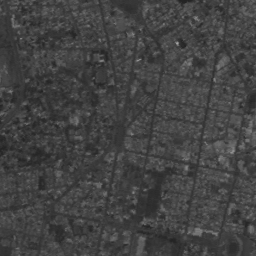
#> input picture Taller 2/images/QUITO.png, 256 x 256 px
$ jupyter execute Punto1.ipynb
#> lines starting #> are read from the running program, lines starting #| are printed output that depends on the picture
[cell 1]
import cv2
import matplotlib.pyplot as plt
import numpy as np

# Cargue la imagen de trabajo y visualícela.

[cell 2]
quito = cv2.imread("./images/QUITO.png")
#> quito is the input picture: shape (256, 256, 3); min 35, max 166, mean 66.3

plt.imshow(quito, cmap= 'gray', vmin = 0, vmax= 255)
plt.show()

# Visualice el histograma de la imagen. Describa su forma. ¿Cuáles son los niveles de gris mínimo y máximo?.

[cell 3]
hist = cv2.calcHist([quito],[0],None,[256],[0,256])
#> hist = 256 values, max 2369 at index 62, min 0 at index 0, mean 256
plt.plot(hist)
plt.show()
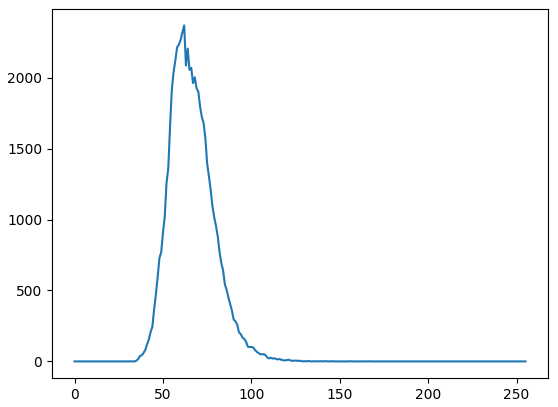
#> figure drawn by matplotlib, 1 panel; curve peaks at x = 62, y = 2369

[cell 4]
min = float("inf")
max = -float("inf")

for i in range(len(quito)):
    for j in range(len(quito[i])):
        if quito[i][j][0] > max:
            max = quito[i][j][0]
        if quito[i][j][0] < min:
            min = quito[i][j][0]
#> after the loop, max = 166; min = 35
min,max = int(min), int(max)
min,max
#> Out = (35, 166)

Se puede observar en el histograma que el rango de colores es muy limitado, esto debido a que en el histograma solo se observan colores entre el rango  de 35 y 166, el resto de colores tienen 0% de representación. Es por esto que la forma del histograma muestra una sola "montaña" en su forma y el resto de colores fuera de la montaña tienen un valor de 0. El nivel de gris minimo es de 35 y el máximo es de 166.

# Efectúe una expansión del contraste, visualice la imagen resultado y el histograma correspondiente. ¿En qué consiste la mejora de la imagen?

[cell 5]
def get_ab(li, ls):
#> called with li = 35, ls = 166
    b = ((255 * li)/(li - ls))
#> b = -68.13
    a = (255/(ls - li))
#> a = 1.95
    return a,b

[cell 6]
a,b = get_ab(min,max)
#> a = 1.95; b = -68.13
expansion = cv2.convertScaleAbs(quito, alpha= a, beta= b)
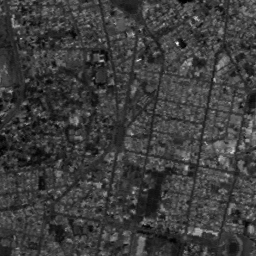
#> expansion: shape (256, 256, 3); min 0, max 255, mean 61
plt.imshow(expansion, cmap= 'gray', vmin = 0, vmax= 255)
plt.show()

[cell 7]
hist = cv2.calcHist([expansion],[0],None,[256],[0,256])
#> hist = 256 values, max 2369 at index 53, min 0 at index 1, mean 256
plt.plot(hist)
plt.show()
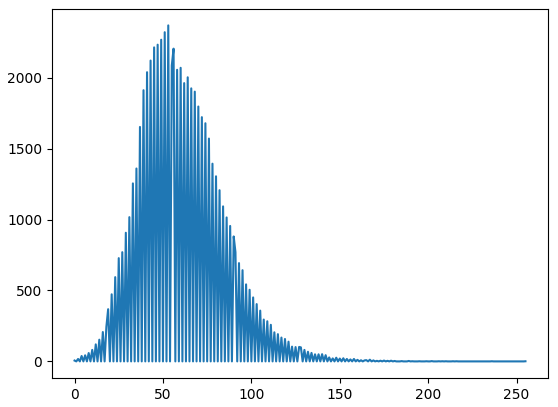
#> figure drawn by matplotlib, 1 panel; curve peaks at x = 53, y = 2369

Después de aplicar la transformación se puede observar que la imagen aumenta su nitidez y se puede apreciar más facilmente las calles de la ciudad y las divisiones dentro de las cuadras de la ciudad.

# Efectúe 3 calibraciones diferentes del histograma sobre la imagen original, entre los valores 50-100, 40-120 y 35-166. Visualice los resultados.

[cell 8]
a,b = get_ab(50,100)
expansion_1 = cv2.convertScaleAbs(quito, alpha= a, beta= b)
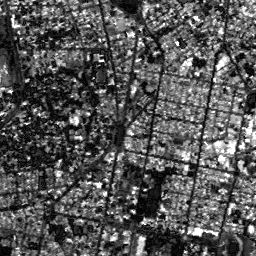
#> expansion_1: shape (256, 256, 3); min 0, max 255, mean 85.2
hist_1 = cv2.calcHist([expansion_1],[0],None,[256],[0,256])
#> hist_1 = 256 values, max 2412 at index 61, min 0 at index 1, mean 256

a,b = get_ab(40,120)
expansion_2 = cv2.convertScaleAbs(quito, alpha= a, beta= b)
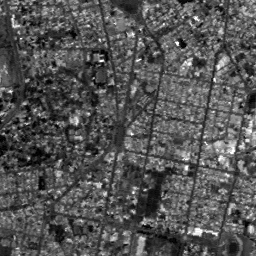
#> expansion_2: shape (256, 256, 3); min 0, max 255, mean 83.9
hist_2 = cv2.calcHist([expansion_2],[0],None,[256],[0,256])
#> hist_2 = 256 values, max 2369 at index 70, min 0 at index 1, mean 256

a,b = get_ab(35,166)
expansion_3 = cv2.convertScaleAbs(quito, alpha= a, beta= b)
hist_3 = cv2.calcHist([expansion_3],[0],None,[256],[0,256])
#> hist_3 has the same summary as hist

fig, axes = plt.subplots(2,3, figsize = (20,15))
axes[0][0].imshow(expansion_1, cmap= 'gray', vmin = 0, vmax= 255)
axes[0][0].set_title('50,100')
axes[1][0].plot(hist_1)

axes[0][1].imshow(expansion_2, cmap= 'gray', vmin = 0, vmax= 255)
axes[0][1].set_title('40,120')
axes[1][1].plot(hist_2)

axes[0][2].imshow(expansion_3, cmap= 'gray', vmin = 0, vmax= 255)
axes[0][2].set_title('35,166')
axes[1][2].plot(hist_3)

plt.show()
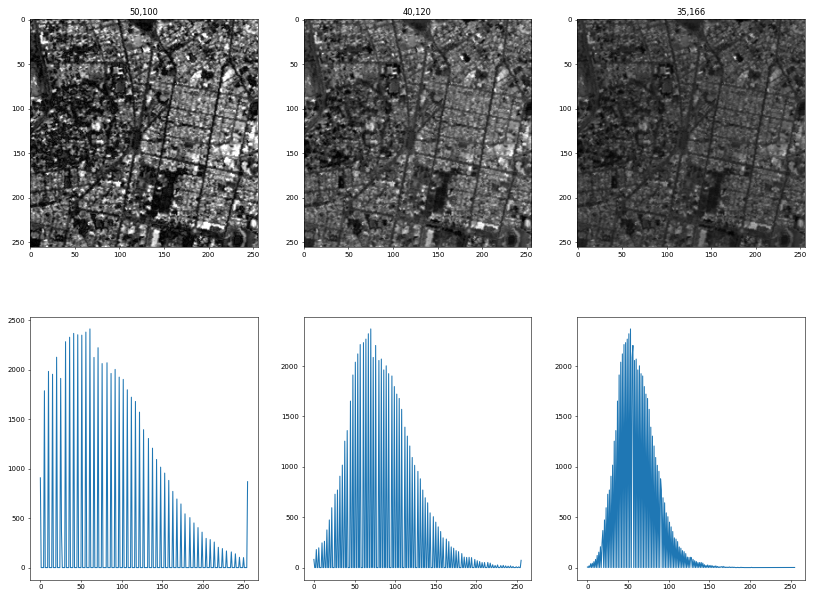
#> figure drawn by matplotlib, 6 panels; panel 4: curve peaks at x = 61, y = 2412; panel 5: curve peaks at x = 70, y = 2369; panel 6: curve peaks at x = 53, y = 2369

$ run again, with Taller 2/images/ANGIO.png copied over Taller 2/images/QUITO.png
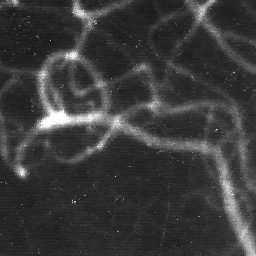
#> input picture Taller 2/images/ANGIO.png, 256 x 256 px
#> quito is the input picture: shape (256, 256, 3); min 20, max 255, mean 58.9
#> `hist = cv2.calcHist([quito],[0],None,[256],[0,256])`: hist = 256 values, max 3291 at index 39, min 0 at index 0, mean 256
#> after the loop `for i in range(len(quito)):`: max = 255; min = 20
#> Out = (20, 255)
#> in get_ab, `b = ((255 * li)/(li - ls))`: b = -21.7
#> in get_ab, `a = (255/(ls - li))`: a = 1.09
#> `a,b = get_ab(min,max)`: b = -21.7
#> `hist = cv2.calcHist([expansion],[0],None,[256],[0,256])`: hist = 256 values, max 3291 at index 21, min 0 at index 1, mean 256
#> `expansion_1 = cv2.convertScaleAbs(quito, alpha= a, beta= b)`:
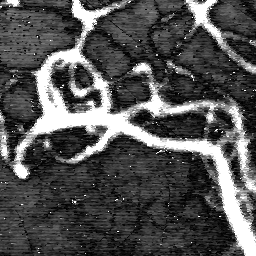
#> expansion_1: shape (256, 256, 3); min 0, max 255, mean 82.4
#> hist_1 = 256 values, max 6606 at index 255, min 0 at index 1, mean 256
#> hist_2 = 256 values, max 5906 at index 3, min 0 at index 1, mean 256
#> `expansion_3 = cv2.convertScaleAbs(quito, alpha= a, beta= b)`:
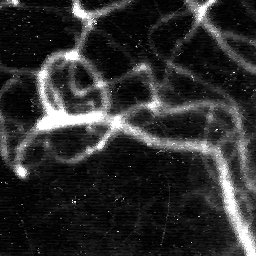
#> expansion_3: shape (256, 256, 3); min 0, max 255, mean 45.8
#> hist_3 = 256 values, max 4081 at index 8, min 0 at index 1, mean 256

$ run again, with Taller 2/images/BOUGIES.png copied over Taller 2/images/QUITO.png
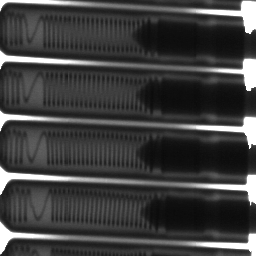
#> input picture Taller 2/images/BOUGIES.png, 256 x 256 px
#> quito is the input picture: shape (256, 256, 3); min 10, max 255, mean 63.2
#> `hist = cv2.calcHist([quito],[0],None,[256],[0,256])`: hist = 256 values, max 3417 at index 255, min 0 at index 0, mean 256
#> after the loop `for i in range(len(quito)):`: max = 255; min = 10
#> Out = (10, 255)
#> in get_ab, `b = ((255 * li)/(li - ls))`: b = -10.41
#> in get_ab, `a = (255/(ls - li))`: a = 1.04
#> `a,b = get_ab(min,max)`: b = -10.41
#> `hist = cv2.calcHist([expansion],[0],None,[256],[0,256])`: hist = 256 values, max 3417 at index 255, min 0 at index 13, mean 256
#> `expansion_1 = cv2.convertScaleAbs(quito, alpha= a, beta= b)`:
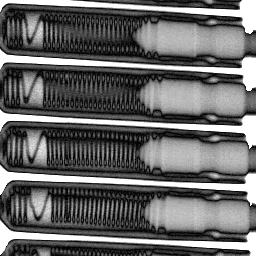
#> expansion_1: shape (256, 256, 3); min 0, max 255, mean 103.9
#> hist_1 = 256 values, max 7682 at index 255, min 0 at index 1, mean 256
#> hist_2 = 256 values, max 6168 at index 255, min 0 at index 1, mean 256
#> `expansion_3 = cv2.convertScaleAbs(quito, alpha= a, beta= b)`:
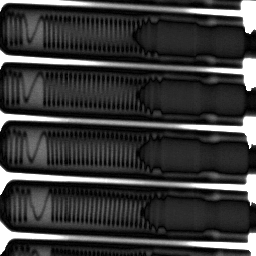
#> expansion_3: shape (256, 256, 3); min 0, max 255, mean 57.7
#> hist_3 = 256 values, max 4685 at index 255, min 0 at index 1, mean 256
